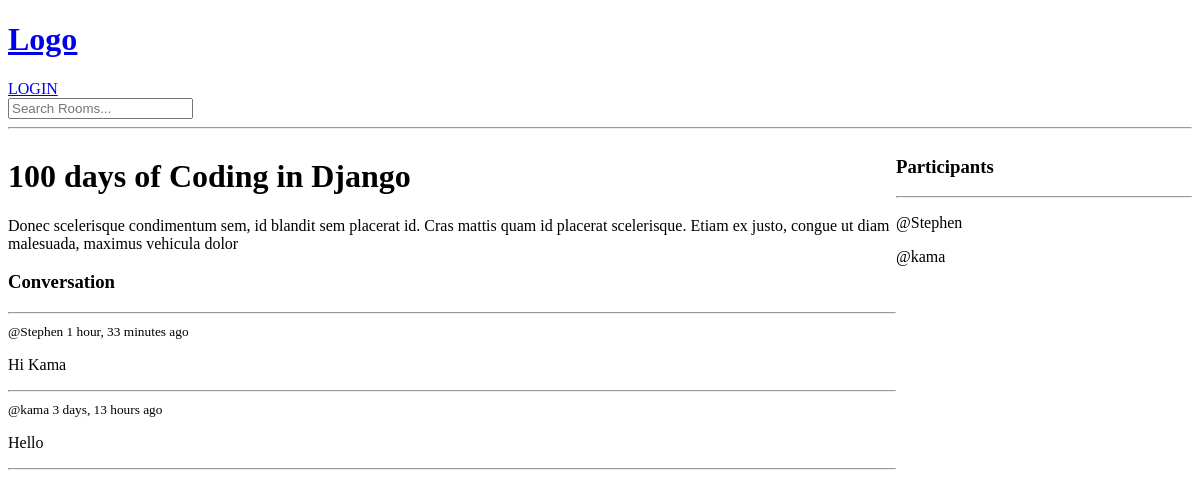
The page /room/6/ on the database as committed earlier.
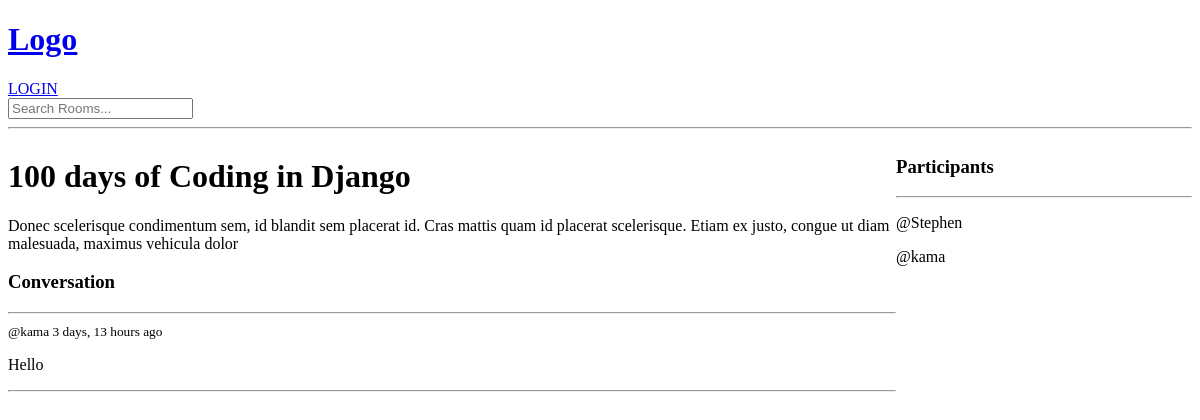
The same page on the database as committed later.
### base/models.py (models this page shows, shortened)
class Message(models.Model):
    user = models.ForeignKey(User, on_delete=models.CASCADE)
    room = models.ForeignKey(Room, on_delete=models.CASCADE)
    body = models.TextField()
    updated = models.DateTimeField(auto_now=True)
    created = models.DateTimeField(auto_now_add=True)
    class Meta:
        ordering = ['-updated', '-created']

### base/views.py (the view, shortened to what this page needs)
# urls.py: path('room/<str:pk>/', views.room, name='room'),
def room(request, pk):
    room = Room.objects.get(id=pk)
    room_messages = room.message_set.all()
    participants = room.participants.all()
    context = {'room': room, 'room_messages': room_messages, 'participants': participants}
    return render(request, 'base/room.html', context)

### base/templates/base/room.html (shortened to what this page needs)
{% extends 'main.html' %} {% block content %}
<div class="room-container">
  <div>
    <h1>{{ room.name }}</h1>
    <p>{{ room.description }}</p>
    <div class="comment-wrapper">
      <h3>Conversation</h3>
      <hr />
      {% for message in room_messages %}
      <div>
        <small>@{{ message.user }} {{ message.created|timesince }} ago</small>
        <p>{{ message.body }}</p>
        <hr />
      </div>
      {% endfor %}
    </div>
  </div>
  <div>
    <h3>Participants</h3>
    <hr />
    {% for user in participants %}
    <div>
      <p>@{{ user.username }}</p>
    </div>
    {% endfor %}
  </div>
</div>
{% endblock content %}

Rows that differ between the two databases and show on the page:
removed Message: user "Stephen", created "1 hour, 33 minutes", body "Hi Kama"
